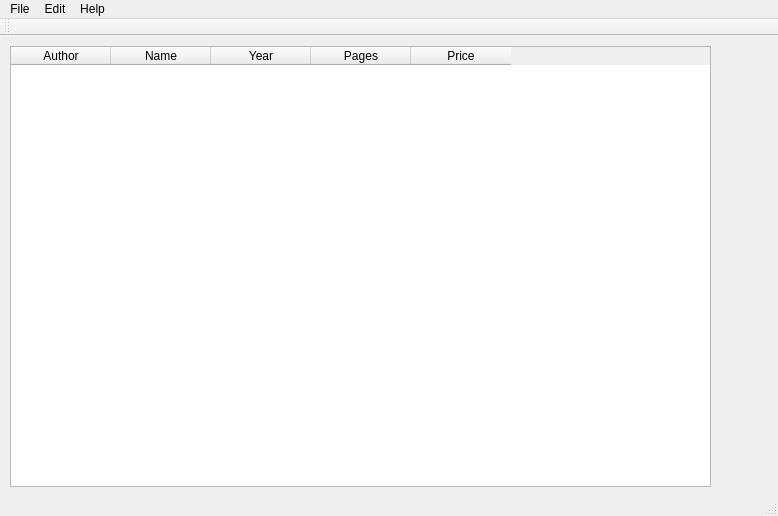
<?xml version="1.0" encoding="UTF-8"?>
<ui version="4.0">
 <class>MainWindow</class>
 <widget class="QMainWindow" name="MainWindow">
  <property name="geometry">
   <rect>
    <x>0</x>
    <y>0</y>
    <width>778</width>
    <height>516</height>
   </rect>
  </property>
  <property name="windowTitle">
   <string>BookList</string>
  </property>
  <property name="windowIcon">
   <iconset resource="res.qrc">
    <normaloff>:/res/img/pictogram.ico</normaloff>:/res/img/pictogram.ico</iconset>
  </property>
  <widget class="QWidget" name="centralWidget">
   <widget class="QTableWidget" name="tableWidget_Books">
    <property name="geometry">
     <rect>
      <x>10</x>
      <y>10</y>
      <width>701</width>
      <height>441</height>
     </rect>
    </property>
    <property name="autoScroll">
     <bool>false</bool>
    </property>
    <property name="dragDropOverwriteMode">
     <bool>true</bool>
    </property>
    <property name="showGrid">
     <bool>true</bool>
    </property>
    <property name="sortingEnabled">
     <bool>true</bool>
    </property>
    <property name="wordWrap">
     <bool>false</bool>
    </property>
    <property name="cornerButtonEnabled">
     <bool>false</bool>
    </property>
    <column>
     <property name="text">
      <string>Author</string>
     </property>
    </column>
    <column>
     <property name="text">
      <string>Name</string>
     </property>
    </column>
    <column>
     <property name="text">
      <string>Year</string>
     </property>
    </column>
    <column>
     <property name="text">
      <string>Pages</string>
     </property>
    </column>
    <column>
     <property name="text">
      <string>Price</string>
     </property>
    </column>
   </widget>
  </widget>
  <widget class="QMenuBar" name="menuBar">
   <property name="geometry">
    <rect>
     <x>0</x>
     <y>0</y>
     <width>778</width>
     <height>26</height>
    </rect>
   </property>
   <widget class="QMenu" name="menuFile">
    <property name="title">
     <string>File</string>
    </property>
    <addaction name="actionSave"/>
    <addaction name="actionReopen"/>
    <addaction name="separator"/>
    <addaction name="actionExit"/>
   </widget>
   <widget class="QMenu" name="menuHelp">
    <property name="title">
     <string>Help</string>
    </property>
   </widget>
   <widget class="QMenu" name="menuEdit">
    <property name="title">
     <string>Edit</string>
    </property>
    <addaction name="actionAdd_Item"/>
    <addaction name="separator"/>
    <addaction name="actionUndo"/>
    <addaction name="actionRedo"/>
   </widget>
   <addaction name="menuFile"/>
   <addaction name="menuEdit"/>
   <addaction name="menuHelp"/>
  </widget>
  <widget class="QToolBar" name="mainToolBar">
   <attribute name="toolBarArea">
    <enum>TopToolBarArea</enum>
   </attribute>
   <attribute name="toolBarBreak">
    <bool>false</bool>
   </attribute>
  </widget>
  <widget class="QStatusBar" name="statusBar"/>
  <action name="actionOpen">
   <property name="text">
    <string>Open...</string>
   </property>
  </action>
  <action name="actionSave">
   <property name="text">
    <string>Save</string>
   </property>
  </action>
  <action name="actionClose">
   <property name="text">
    <string>Close</string>
   </property>
  </action>
  <action name="actionExit">
   <property name="text">
    <string>Exit</string>
   </property>
  </action>
  <action name="actionSave_as">
   <property name="text">
    <string>Save as...</string>
   </property>
  </action>
  <action name="actionUndo">
   <property name="text">
    <string>Undo</string>
   </property>
  </action>
  <action name="actionRedo">
   <property name="text">
    <string>Redo</string>
   </property>
  </action>
  <action name="actionReopen">
   <property name="text">
    <string>Reopen</string>
   </property>
  </action>
  <action name="actionAdd_Item">
   <property name="icon">
    <iconset>
     <normaloff>:/img/img/pictogram.jpg</normaloff>:/img/img/pictogram.jpg</iconset>
   </property>
   <property name="text">
    <string>Add Item</string>
   </property>
  </action>
 </widget>
 <layoutdefault spacing="6" margin="11"/>
 <resources>
  <include location="res.qrc"/>
 </resources>
 <connections/>
</ui>
